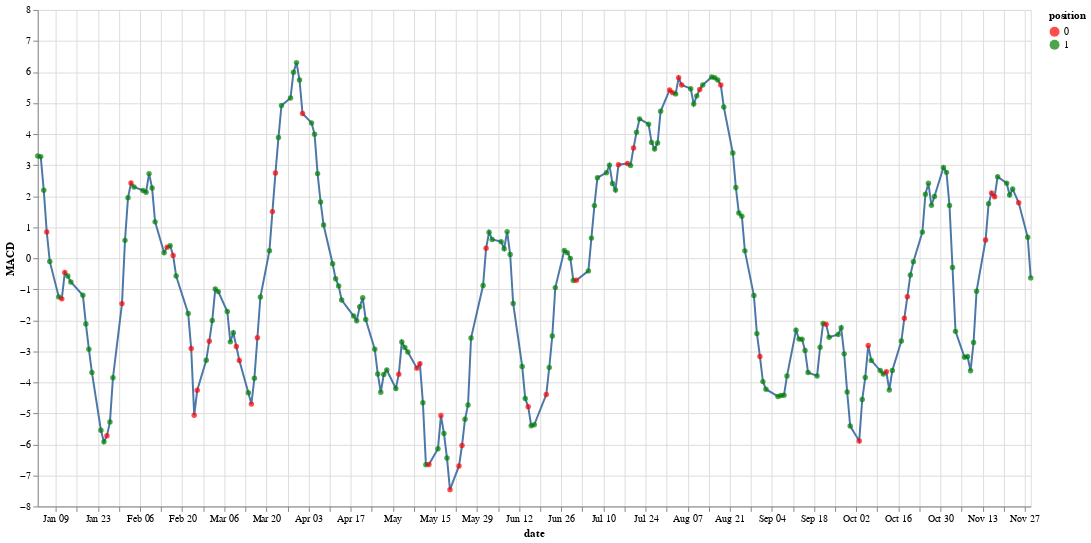

This figure's notebook cell:
### Code cell
alt.Chart(test_df).mark_line().encode(
    x=alt.X('date'),
    y='MACD'
) + alt.Chart(test_df).mark_circle().encode(
    x = alt.X('date'),
    y = alt.Y('MACD'),
    color = alt.Color('position:N', scale=alt.
                    Scale(domain = [0,1], range=['red', 'green']))
).properties(
    width = 1000,
    height = 500
)

### Figure 1 — Vega-Lite specification as saved in the notebook (floating-point values rounded to 4 significant figures; data arrays with more than 128 entries replaced by an {"elided": "..."} marker saying what was removed)
{"config": {"view": {"continuousWidth": 400, "continuousHeight": 300}}, "layer": [{"mark": "line", "encoding": {"x": {"field": "date", "type": "temporal"}, "y": {"field": "MACD", "type": "quantitative"}}}, {"mark": "circle", "encoding": {"color": {"field": "position", "scale": {"domain": [0, 1], "range": ["red", "green"]}, "type": "nominal"}, "x": {"field": "date", "type": "temporal"}, "y": {"field": "MACD", "type": "quantitative"}}, "height": 500, "width": 1000}], "data": {"name": "data-f659e78841fea2200186a1b577806b3a"}, "$schema": "https://vega.github.io/schema/vega-lite/v4.17.0.json", "datasets": {"data-f659e78841fea2200186a1b577806b3a": {"elided": "229 records"}}}
